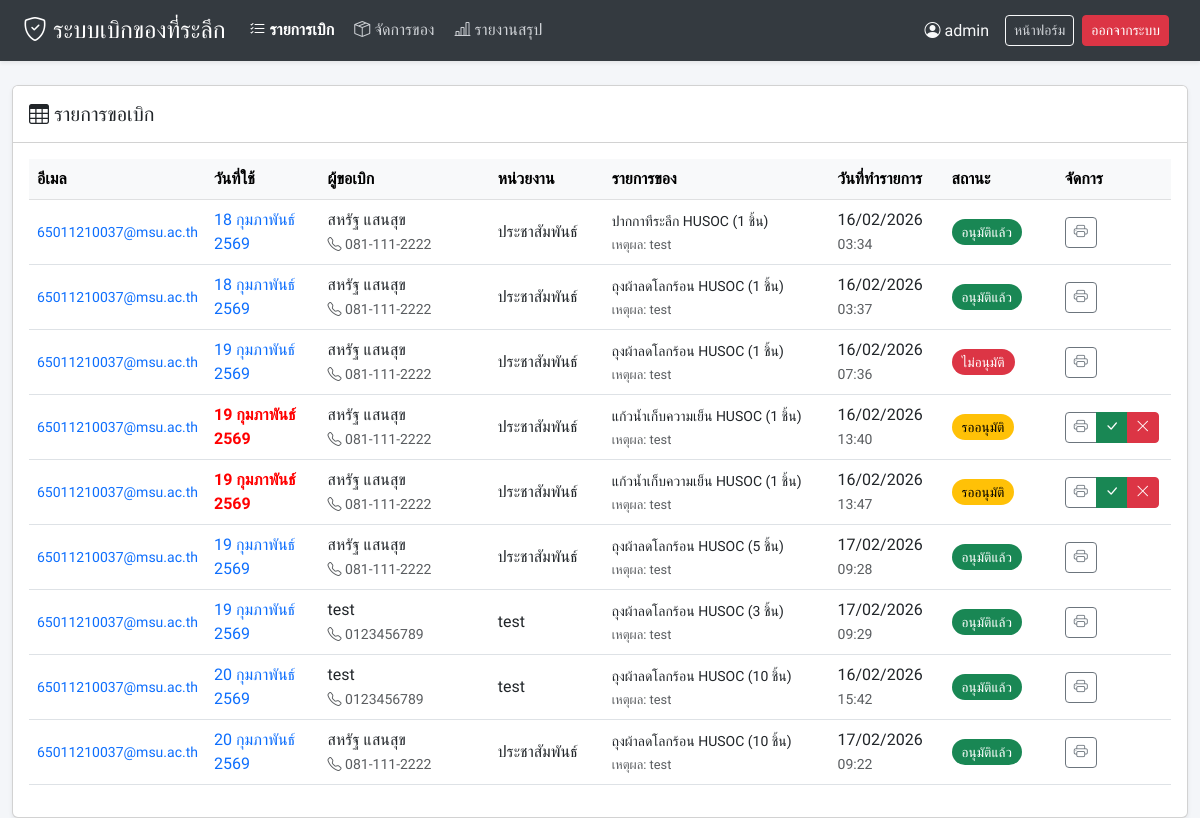
The app's page /admin/dashboard.php (signed in) with its own data.
### tables this page shows
CREATE TABLE `souvenir_requests` (
  `request_id` int(11) NOT NULL,
  `doc_no` varchar(50) DEFAULT NULL,
  `user_id` int(11) NOT NULL,
  `requester_prefix` varchar(50) DEFAULT NULL,
  `requester_position` varchar(150) DEFAULT NULL,
  `requester_phone` varchar(50) DEFAULT NULL,
  `request_date` datetime DEFAULT CURRENT_TIMESTAMP,
  `purpose` text,
  `date_required` date DEFAULT NULL,
  `status` enum('Pending','Approved','Rejected') DEFAULT 'Pending'
);

CREATE TABLE `souvenir_users` (
  `user_id` int(11) NOT NULL,
  `full_name` varchar(150) NOT NULL,
  `prefix` varchar(50) DEFAULT NULL,
  `position` varchar(150) DEFAULT NULL,
  `department` varchar(150) DEFAULT NULL,
  `phone` varchar(50) DEFAULT NULL,
  `email` varchar(150) DEFAULT NULL
);

### db_connect.php (called while the page is built, shortened)
<?php
if (!function_exists('DateThai')) {
    function DateThai($strDate) {
        $strYear = date("Y",strtotime($strDate))+543;
        $strMonth= date("n",strtotime($strDate));
        $strDay= date("j",strtotime($strDate));
        $strMonthCut = Array("","มกราคม","กุมภาพันธ์","มีนาคม","เมษายน","พฤษภาคม","มิถุนายน","กรกฎาคม","สิงหาคม","กันยายน","ตุลาคม","พฤศจิกายน","ธันวาคม");
        return "$strDay " . $strMonthCut[$strMonth] . " $strYear";
    }
}
?>

### admin/dashboard.php (the view, shortened to what this page needs)
<?php
require_once 'header.php';
require_once '../db_connect.php';
$sql = "SELECT r.*, u.full_name, u.department, u.phone, u.email,
        (SELECT GROUP_CONCAT(CONCAT(i.item_name, ' (', rd.qty_requested, ' ', rd.unit, ')') SEPARATOR ', ')
         FROM souvenir_request_details rd
         JOIN souvenir_items i ON rd.item_id = i.item_id
         WHERE rd.request_id = r.request_id) as item_list
        FROM souvenir_requests r
        JOIN souvenir_users u ON r.user_id = u.user_id
        ORDER BY r.date_required ASC, r.request_id ASC";
$stmt = $conn->prepare($sql);
$stmt->execute();
$requests = $stmt->fetchAll(PDO::FETCH_ASSOC);
?>
<div class="container-fluid mt-4">
    <div class="card shadow-sm">
        <div class="card-header bg-white py-3">
            <h5 class="m-0"><i class="bi bi-table"></i> รายการขอเบิก</h5>
        </div>
        <div class="card-body">
            <div class="table-responsive">
                <table class="table table-hover align-middle">
                    <thead class="table-light">
                        <tr>
                            <th width="15%">อีเมล</th>
                            <th width="10%">วันที่ใช้</th>
                            <th width="15%">ผู้ขอเบิก</th>
                            <th width="10%">หน่วยงาน</th>
                            <th width="20%">รายการของ</th>
                            <th width="10%">วันที่ทำรายการ</th>
                            <th width="10%">สถานะ</th>
                            <th width="10%">จัดการ</th>
                        </tr>
                    </thead>
                    <tbody>
                        <?php foreach($requests as $req): ?>
                            <tr>
                                <td class="text-primary small">
                                    <?php echo ($req['email']) ? $req['email'] : '-'; ?>
                                </td>
                                <?php
                                    $isUrgent = (strtotime($req['date_required']) <= time() + (3*24*60*60) && $req['status']=='Pending');
                                    $dateStyle = $isUrgent ? 'color: red; font-weight: bold;' : 'color: #0d6efd; font-weight: 500;';
                                ?>
                                <td style="<?php echo $dateStyle; ?>">
                                    <?php echo DateThai($req['date_required']); ?>
                                </td>
                                <td>
                                    <?php echo $req['full_name']; ?><br>
                                    <small class="text-muted"><i class="bi bi-telephone"></i> <?php echo $req['phone']; ?></small>
                                </td>
                                <td><?php echo $req['department']; ?></td>
                                <td>
                                    <small><?php echo $req['item_list']; ?></small>
                                    <div class="text-muted" style="font-size: 0.8em; margin-top:2px;">
                                        เหตุผล: <?php echo $req['purpose']; ?>
                                    </div>
                                </td>
                                <td>
                                    <?php echo date('d/m/Y', strtotime($req['request_date'])); ?><br>
                                    <small class="text-muted"><?php echo date('H:i', strtotime($req['request_date'])); ?></small>
                                </td>
                                <td>
                                    <?php
                                        $statusClass = 'bg-secondary';
                                        $statusText = $req['status'];
                                        if($req['status'] == 'Pending') { $statusClass = 'bg-pending'; $statusText = 'รออนุมัติ'; }
                                        elseif($req['status'] == 'Approved') { $statusClass = 'bg-approved'; $statusText = 'อนุมัติแล้ว'; }
                                        elseif($req['status'] == 'Rejected') { $statusClass = 'bg-rejected'; $statusText = 'ไม่อนุมัติ'; }
                                    ?>
                                    <span class="status-badge <?php echo $statusClass; ?>"><?php echo $statusText; ?></span>
                                </td>
                                <td>
                                    <div class="btn-group">
                                        <a href="../print_request.php?id=<?php echo $req['request_id']; ?>" target="_blank" class="btn btn-sm btn-outline-secondary" title="พิมพ์">
                                            <i class="bi bi-printer"></i>
                                        </a>
                                        <?php if($req['status'] == 'Pending'): ?>
                                            <button onclick="updateStatus(<?php echo $req['request_id']; ?>, 'Approved')" class="btn btn-sm btn-success" title="อนุมัติ"><i class="bi bi-check-lg"></i></button>
                                            <button onclick="updateStatus(<?php echo $req['request_id']; ?>, 'Rejected')" class="btn btn-sm btn-danger" title="ไม่อนุมัติ"><i class="bi bi-x-lg"></i></button>
                                        <?php endif; ?>
                                    </div>
                                </td>
                            </tr>
                        <?php endforeach; ?>
                    </tbody>
                </table>
            </div>
        </div>
    </div>
</div>
</body>
</html>

### admin/header.php (shortened to what this page needs)
<?php
$current_page = basename($_SERVER['PHP_SELF']);
?>
<!DOCTYPE html>
<html lang="th">
<head>
    <link href="https://cdn.jsdelivr.net/npm/bootstrap@5.3.0/dist/css/bootstrap.min.css" rel="stylesheet">
    <link rel="stylesheet" href="https://cdn.jsdelivr.net/npm/bootstrap-icons@1.11.0/font/bootstrap-icons.css">
</head>
<body>
    <div class="nav-admin d-flex align-items-center justify-content-between sticky-top shadow-sm">
        <div class="d-flex align-items-center">
            <h4 class="m-0 me-4 ms-2"><i class="bi bi-shield-check"></i> ระบบเบิกของที่ระลึก</h4>
            <a href="dashboard.php" class="<?php echo ($current_page == 'dashboard.php') ? 'active' : ''; ?>">
                <i class="bi bi-list-check"></i> รายการเบิก
            </a>
            <a href="items.php" class="<?php echo ($current_page == 'items.php') ? 'active' : ''; ?>">
                <i class="bi bi-box-seam"></i> จัดการของ
            </a>
            <a href="report_summary.php" class="<?php echo ($current_page == 'report_summary.php') ? 'active' : ''; ?>">
                <i class="bi bi-bar-chart-line"></i> รายงานสรุป
            </a>
        </div>
        <div class="d-flex align-items-center me-3">
            <span class="me-3 text-light d-none d-md-block">
                <i class="bi bi-person-circle"></i> <?php echo isset($_SESSION['admin_name']) ? $_SESSION['admin_name'] : 'Admin'; ?>
            </span>
            <a href="../form_request.php" target="_blank" class="btn btn-outline-light btn-sm me-2">หน้าฟอร์ม</a>
            <button onclick="confirmLogout()" class="btn btn-danger btn-sm">ออกจากระบบ</button>
        </div>
    </div>

### admin/header.php (style rules this page uses)
body { font-family: 'Sarabun', sans-serif; background-color: #f4f6f9; }
.nav-admin { background-color: #343a40; color: white; padding: 15px; }
.nav-admin a { color: #cfd2d6; text-decoration: none; margin-right: 20px; transition: 0.3s; }
.nav-admin a:hover, .nav-admin a.active { color: #fff; font-weight: bold; }
.status-badge { padding: 5px 10px; border-radius: 20px; font-size: 0.85rem; }
.bg-pending { background-color: #ffc107; color: #000; }
.bg-approved { background-color: #198754; color: #fff; }
.bg-rejected { background-color: #dc3545; color: #fff; }

### records on screen
souvenir_requests: user.email "65011210037@msu.ac.th", date_required "18 กุมภาพันธ์ 2569", user.full_name "สหรัฐ แสนสุข", user.phone "081-111-2222", user.department "ประชาสัมพันธ์", item_list "ปากกาทีระลึก HUSOC (1 ชิ้น)", purpose "test", request_date "16/02/2026", request_date "03:34", status "อนุมัติแล้ว"
souvenir_requests: user.email "65011210037@msu.ac.th", date_required "18 กุมภาพันธ์ 2569", user.full_name "สหรัฐ แสนสุข", user.phone "081-111-2222", user.department "ประชาสัมพันธ์", item_list "ถุงผ้าลดโลกร้อน HUSOC (1 ชิ้น)", purpose "test", request_date "16/02/2026", request_date "03:37", status "อนุมัติแล้ว"
souvenir_requests: user.email "65011210037@msu.ac.th", date_required "19 กุมภาพันธ์ 2569", user.full_name "สหรัฐ แสนสุข", user.phone "081-111-2222", user.department "ประชาสัมพันธ์", item_list "ถุงผ้าลดโลกร้อน HUSOC (1 ชิ้น)", purpose "test", request_date "16/02/2026", request_date "07:36", status "ไม่อนุมัติ"
souvenir_requests: user.email "65011210037@msu.ac.th", date_required "19 กุมภาพันธ์ 2569", user.full_name "สหรัฐ แสนสุข", user.phone "081-111-2222", user.department "ประชาสัมพันธ์", item_list "แก้วน้ำเก็บความเย็น HUSOC (1 ชิ้น)", purpose "test", request_date "16/02/2026", request_date "13:40", status "รออนุมัติ"
souvenir_requests: user.email "65011210037@msu.ac.th", date_required "19 กุมภาพันธ์ 2569", user.full_name "สหรัฐ แสนสุข", user.phone "081-111-2222", user.department "ประชาสัมพันธ์", item_list "แก้วน้ำเก็บความเย็น HUSOC (1 ชิ้น)", purpose "test", request_date "16/02/2026", request_date "13:47", status "รออนุมัติ"
souvenir_requests: user.email "65011210037@msu.ac.th", date_required "19 กุมภาพันธ์ 2569", user.full_name "สหรัฐ แสนสุข", user.phone "081-111-2222", user.department "ประชาสัมพันธ์", item_list "ถุงผ้าลดโลกร้อน HUSOC (5 ชิ้น)", purpose "test", request_date "17/02/2026", request_date "09:28", status "อนุมัติแล้ว"
souvenir_requests: user.email "65011210037@msu.ac.th", date_required "19 กุมภาพันธ์ 2569", user.full_name "test", user.phone "0123456789", user.department "test", item_list "ถุงผ้าลดโลกร้อน HUSOC (3 ชิ้น)", purpose "test", request_date "17/02/2026", request_date "09:29", status "อนุมัติแล้ว"
souvenir_requests: user.email "65011210037@msu.ac.th", date_required "20 กุมภาพันธ์ 2569", user.full_name "test", user.phone "0123456789", user.department "test", item_list "ถุงผ้าลดโลกร้อน HUSOC (10 ชิ้น)", purpose "test", request_date "16/02/2026", request_date "15:42", status "อนุมัติแล้ว"
souvenir_requests: user.email "65011210037@msu.ac.th", date_required "20 กุมภาพันธ์ 2569", user.full_name "สหรัฐ แสนสุข", user.phone "081-111-2222", user.department "ประชาสัมพันธ์", item_list "ถุงผ้าลดโลกร้อน HUSOC (10 ชิ้น)", purpose "test", request_date "17/02/2026", request_date "09:22", status "อนุมัติแล้ว"

### other values on screen
$_SESSION['admin_name'] "admin"
